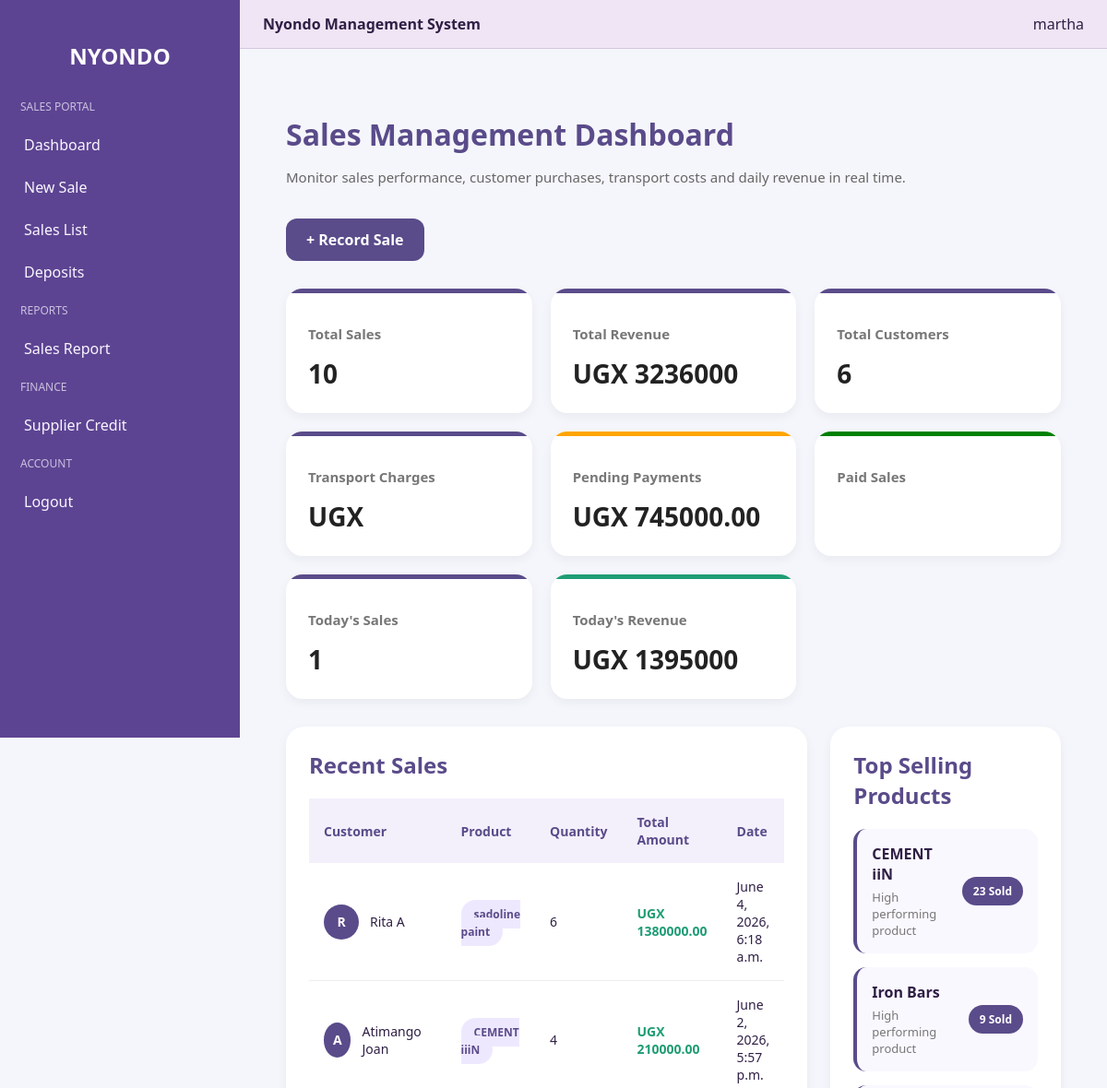
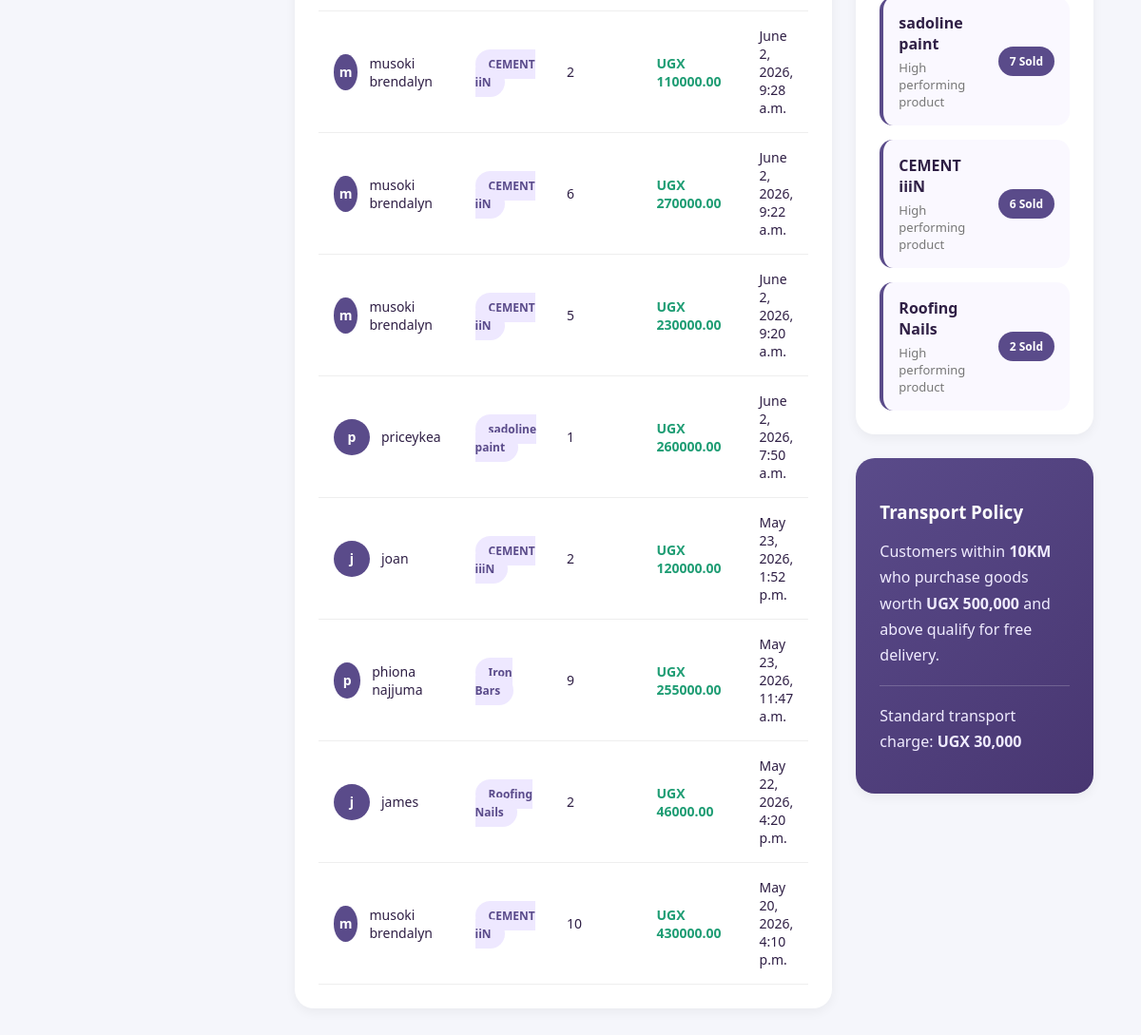
/sales_dashboard/ (signed in), run on the app's committed database (2 pictures, top to bottom).
### nyondo_app/models.py (models this page shows, shortened)
class Sales(models.Model):
    customer_name = models.CharField(max_length=100)
    customer_phone = models.CharField(max_length=15)
    product = models.ForeignKey(Stock, on_delete=models.PROTECT)
    quantity = models.PositiveIntegerField()
    unit_price = models.DecimalField(max_digits=12, decimal_places=2)
    distance_km = models.PositiveIntegerField(default=0)
    PAYMENT_STATUS = [
        ("Paid", "Paid"),
        ("Pending", "Pending"),
    ]
    payment_status = models.CharField(max_length=20, choices=PAYMENT_STATUS)
    sale_date = models.DateTimeField(auto_now_add=True)
    receipt_no = models.CharField(max_length=20, unique=True, blank=True, editable=False)
    is_voided = models.BooleanField(default=False)
    void_reason = models.TextField(blank=True)
    voided_at = models.DateTimeField(blank=True, null=True)
    voided_by = models.ForeignKey(
        User,
        on_delete=models.SET_NULL,
        blank=True,
        null=True,
        related_name="voided_sales",
    )
    @property
    def total_amount(self):
        return self.quantity * self.unit_price
    @property
    def transport_charge(self):
        if self.distance_km <= 10 and self.total_amount >= 500000:
            return 0
        return 30000
    @property
    def final_total(self):
        return self.total_amount + self.transport_charge

class Stock(models.Model):
    CATEGORY_CHOICES = [
        ("cement", "Cement"),
        ("iron_bars", "Iron Bars"),
        ("nails", "Nails"),
        ("iron_sheets", "Iron Sheets"),
        ("wire_mesh", "Wire Mesh"),
        ("barbed_wire", "Barbed Wire"),
        ("wheelbarrows", "Wheelbarrows"),
        ("paint", "Paint"),
        ("tools", "Tools"),
        ("other", "Other"),
    ]
    product_name = models.TextField(max_length=100)
    category = models.CharField(max_length=50, choices=CATEGORY_CHOICES)
    quantity = models.PositiveIntegerField()
    reorder_level = models.PositiveIntegerField(default=5)
    buying_price = models.DecimalField(max_digits=12, decimal_places=2)
    selling_price = models.DecimalField(max_digits=12, decimal_places=2)
    supplier_name = models.CharField(max_length=100)
    description = models.TextField(blank=True, null=True)
    date_added = models.DateTimeField(auto_now_add=True)
    updated_at = models.DateTimeField(auto_now=True)

### nyondo_app/views.py (the view)
# urls.py: path('sales_dashboard/', views.sales_dashboard, name='sales_dashboard'),
@login_required
def sales_dashboard(request):
    is_sales_user = request.user.groups.filter(name__iexact="sales").exists()
    if not (request.user.is_superuser or is_sales_user):
        messages.error(request, "Access denied. You do not have permissions for the Sales Dashboard.")
        return redirect("login")
    sales = Sales.objects.select_related("product").filter(is_voided=False)
    total_sales = sales.count()
    aggregated_sales = sales.aggregate(
        total_revenue=Sum(
            ExpressionWrapper(F("quantity") * F("unit_price") + F("distance_km") * 3000, output_field=DecimalField())
        ),
        total_profit=Sum(
            ExpressionWrapper((F("unit_price") - F("product__buying_price")) * F("quantity"), output_field=DecimalField())
        )
    )
    total_revenue = aggregated_sales["total_revenue"] or 0
    total_profit = aggregated_sales["total_profit"] or 0
    total_customers = sales.values("customer_phone").distinct().count()
    pending_payments = sum(sale.final_total for sale in sales if sale.payment_status == 'Pending')
    today = timezone.now().date()
    today_sales_qs = sales.filter(sale_date__date=today)
    today_sales_aggregated = today_sales_qs.aggregate(
        count=Count('id'),
        revenue=Sum(ExpressionWrapper(F("quantity") * F("unit_price") + F("distance_km") * 3000, output_field=DecimalField()))
    )
    today_sales = today_sales_aggregated["count"] or 0
    today_revenue = today_sales_aggregated["revenue"] or 0
    top_products = (
        sales.values(product_name=F("product__product_name"))
        .annotate(units_sold=Sum("quantity"))
        .order_by("-units_sold")[:5]
    )
    recent_sales = sales.order_by("-sale_date")[:10]
    low_stock = Stock.objects.filter(quantity__lte=10)
    context = {
        "total_sales": total_sales,
        "total_revenue": total_revenue,
        "total_profit": total_profit,
        "total_customers": total_customers,
        "pending_payments": pending_payments,
        "today_sales": today_sales,
        "today_revenue": today_revenue,
        "recent_sales": recent_sales,
        "top_products": top_products,
        "low_stock": low_stock,
    }
    return render(request, "nyondo/sales_dashboard.html", context)

### nyondo_app/templates/nyondo/sales_dashboard.html (shortened to what this page needs)
{% extends "nyondo/base.html" %}
{% load static %}
{% block content %}
<div class="dashboard-container">
    <div class="dashboard-header">
        <div>
            <h1>Sales Management Dashboard</h1>
            <p>
                Monitor sales performance, customer purchases,
                transport costs and daily revenue in real time.
            </p>
        </div>
        <div class="header-actions">
            <a href="{% url 'add_sale' %}" class="primary-btn">
                + Record Sale
            </a>
        </div>
    </div>
    <div class="stats-grid">
        <div class="stat-card">
            <h3>Total Sales</h3>
            <h2>{{ total_sales }}</h2>
        </div>
        <div class="stat-card">
            <h3>Total Revenue</h3>
            <h2>UGX {{ total_revenue }}</h2>
        </div>
        <div class="stat-card">
            <h3>Total Customers</h3>
            <h2>{{ total_customers }}</h2>
        </div>
        <div class="stat-card">
            <h3>Transport Charges</h3>
            <h2>UGX {{ transport_charges }}</h2>
        </div>
        <div class="stat-card warning-card">
            <h3>Pending Payments</h3>
            <h2>UGX {{ pending_payments }}</h2>
        </div>
        <div class="stat-card success-card">
            <h3>Paid Sales</h3>
        </div>
        <div class="stat-card">
            <h3>Today's Sales</h3>
            <h2>{{ today_sales }}</h2>
        </div>
        <div class="stat-card revenue-card">
            <h3>Today's Revenue</h3>
            <h2>UGX {{ today_revenue }}</h2>
        </div>
    </div>
    <div class="content-grid">
        <div class="table-section">
            <div class="section-header">
                <h2>Recent Sales</h2>
            </div>
            <div class="table-wrapper">
                <table>
                    <thead>
                        <tr>
                            <th>Customer</th>
                            <th>Product</th>
                            <th>Quantity</th>
                            <th>Total Amount</th>
                            <th>Date</th>
                        </tr>
                    </thead>
                    <tbody>
                        {% for sale in recent_sales %}
                        <tr>
                            <td>
                                <div class="customer-info">
                                    <div class="customer-avatar">
                                        {{ sale.customer_name|slice:":1" }}
                                    </div>
                                    <span>
                                        {{ sale.customer_name }}
                                    </span>
                                </div>
                            </td>
                            <td>
                                <span class="product-badge">
                                    {{ sale.product.product_name }}
                                </span>
                            </td>
                            <td>{{ sale.quantity }}</td>
                            <td class="amount">
                                UGX {{ sale.final_total }}
                            </td>
                            <td>{{ sale.sale_date }}</td>
                        </tr>
                        {% endfor %}
                    </tbody>
                </table>
            </div>
        </div>
        <div class="side-panel">
            <div class="panel-card">
                <div class="section-header">
                    <h2>Top Selling Products</h2>
                </div>
                <div class="top-products">
                    {% for product in top_products %}
                    <div class="product-item">
                        <div>
                            <strong>{{ product.product_name }}</strong>
                            <p>
                                High performing product
                            </p>
                        </div>
                        <span class="units-badge">
                            {{ product.units_sold }} Sold
                        </span>
                    </div>
                    {% empty %}
                    <div class="no-products">
                        <p>
                            No products sold yet.
                        </p>
                    </div>
                    {% endfor %}
                </div>
            </div>
            <div class="insight-card">
                <h3>Transport Policy</h3>
                <p>
                    Customers within <strong>10KM</strong> who purchase
                    goods worth <strong>UGX 500,000</strong> and above
                    qualify for free delivery.
                </p>
                <hr>
                <p>
                    Standard transport charge:
                    <strong>UGX 30,000</strong>
                </p>
            </div>
        </div>
    </div>
</div>
<link rel="stylesheet" href="{% static 'nyondo_app/css/nyondo/sales_dashboard.css' %}">
{% endblock %}

### nyondo_app/templates/nyondo/base.html (shortened to what this page needs)
{% load static %}
<!DOCTYPE html>
<html>
<head>
    <link rel="stylesheet" href="{% static 'nyondo_app/css/nyondo/base.css' %}">
</head>
<body>
<div class="sidebar">
    <h2>NYONDO</h2>
    {% if user.is_superuser %}
        <div class="menu-title">Dashboard</div>
        <a href="{% url 'admin_dashboard' %}">Overview</a>
        <div class="menu-title">Stock Management</div>
        <a href="{% url 'stock_dashboard' %}">Stock Dashboard</a>
        <a href="{% url 'add_stock' %}">Add Stock</a>
        <a href="{% url 'stock_list' %}">Stock List</a>
        <a href="{% url 'stock_report' %}">Stock Report</a>
        <a href="{% url 'add_supplier' %}">Add Supplier</a>
        <a href="{% url 'supplier_list' %}">Supplier List</a>
        <div class="menu-title">Sales</div>
        <a href="{% url 'sales_dashboard' %}">Sales Dashboard</a>
        <a href="{% url 'add_sale' %}">New Sale</a>
        <a href="{% url 'sales_list' %}">Sales List</a>
        <a href="{% url 'sales_report' %}">Sales Report</a>
        <a href="{% url 'receipts_list' %}">Receipts</a>
        <div class="menu-title">Finance</div>
        <a href="{% url 'deposit_list' %}">Deposits</a>
        <a href="{% url 'credit_list' %}">Supplier Credit</a>
        <div class="menu-title">System</div>
        <a href="{% url 'audit_log' %}">Audit Log</a>
    {% elif "sales" in user.groups.all|stringformat:"s"|lower %}
        <div class="menu-title">Sales Portal</div>
        <a href="{% url 'sales_dashboard' %}">Dashboard</a>
        <a href="{% url 'add_sale' %}">New Sale</a>
        <a href="{% url 'sales_list' %}">Sales List</a>
        <a href="{% url 'deposit_list' %}">Deposits</a>
        <div class="menu-title">Reports</div>
        <a href="{% url 'sales_report' %}">Sales Report</a>
        <div class="menu-title">Finance</div>
        <a href="{% url 'credit_list' %}">Supplier Credit</a>
    {% else %}
        <div class="menu-title no-role-title">No Role Found</div>
        <p class="no-role-message">Please contact your system admin to set your group permissions.</p>
    {% endif %}
    <div class="menu-title">Account</div>
    <a href="{% url 'logout' %}">Logout</a>
</div>
<div class="main">
    <div class="topbar">
        <div><b>Nyondo Management System</b></div>
        <div>{{ user.username }}</div>
    </div>
    <div class="container">
        {% block content %}{% endblock %}
    </div>
</div>
</body>
</html>

### nyondo_app/static/nyondo_app/css/nyondo/base.css (style rules this page uses)
:root { --bg: #f3eef9; --surface: #efe5f5; --surface-soft: #f7f1fb; --sidebar: #5d4492; --sidebar-hover: #7f66bf; --text: #2f1f45; --text-muted: #6d5d88; --border: rgba(109, 89, 138, 0.22); --button: #7550b1; --button-hover: #5d3d94; --button-text: #f8f5ff; }
body { margin: 0; font-family: "Segoe UI", Arial, sans-serif; background: var(--bg); color: var(--text); }
.sidebar { width: 260px; height: 100vh; background: var(--sidebar); color: var(--button-text); position: fixed; top: 0; left: 0; padding-top: 24px; overflow-y: auto; }
.sidebar h2 { text-align: center; color: #fff; margin-bottom: 20px; }
.sidebar a { display: block; padding: 12px 22px; color: var(--button-text); text-decoration: none; border-left: 4px solid transparent; }
.menu-title { padding: 10px 22px; font-size: 12px; opacity: 0.7; text-transform: uppercase; }
.main { margin-left: 260px; width: calc(100% - 260px); min-height: 100vh; display: flex; flex-direction: column; }
.topbar { background: var(--surface); padding: 15px 25px; display: flex; justify-content: space-between; border-bottom: 1px solid var(--border); }
.container { padding: 20px; flex: 1; }

### nyondo_app/static/nyondo_app/css/nyondo/sales_dashboard.css (style rules this page uses)
* { box-sizing:border-box; }
body { background:#f5f6fb; }
.dashboard-container { padding:30px; }
.dashboard-header { display:flex; justify-content:space-between; align-items:center; flex-wrap:wrap; gap:20px; margin-bottom:30px; }
.dashboard-header h1 { font-size:32px; color:#5a4b8a; margin-bottom:8px; }
.dashboard-header p { color:#666; font-size:15px; }
.primary-btn { background:#5a4b8a; color:white; padding:12px 22px; border-radius:12px; text-decoration:none; font-weight:600; transition:0.3s ease; display:inline-block; }
.stats-grid { display:grid; grid-template-columns:repeat(auto-fit,minmax(220px,1fr)); gap:20px; margin-bottom:30px; }
.stat-card { background:white; border-radius:18px; padding:24px; box-shadow:0 4px 12px rgba(0,0,0,0.05); position:relative; overflow:hidden; }
.stat-card::before { content:''; position:absolute; top:0; left:0; width:100%; height:5px; background:#5a4b8a; }
.stat-card h3 { color:#777; font-size:15px; margin-bottom:14px; }
.stat-card h2 { margin:0; font-size:28px; color:#222; }
.warning-card::before { background:orange; }
.success-card::before { background:green; }
.revenue-card::before { background:#1f9d74; }
.content-grid { display:grid; grid-template-columns:2fr 1fr; gap:25px; }
.table-section, .panel-card, .insight-card { background:white; border-radius:20px; padding:25px; box-shadow:0 4px 12px rgba(0,0,0,0.05); }
.section-header { margin-bottom:20px; }
.section-header h2 { color:#5a4b8a; margin:0; }
.table-wrapper { overflow-x:auto; }
table { width:100%; border-collapse:collapse; }
thead { background:#f3f0fb; }
th { padding:16px; text-align:left; color:#5a4b8a; font-size:14px; }
td { padding:16px; border-bottom:1px solid #eee; font-size:14px; }
.customer-info { display:flex; align-items:center; gap:12px; }
.customer-avatar { width:38px; height:38px; border-radius:50%; background:#5a4b8a; color:white; display:flex; align-items:center; justify-content:center; font-weight:700; }
.product-badge { background:#eee8ff; color:#5a4b8a; padding:7px 14px; border-radius:30px; font-size:12px; font-weight:600; }
.amount { color:#1f9d74; font-weight:700; }
.top-products { display:flex; flex-direction:column; gap:15px; }
.product-item { display:flex; justify-content:space-between; align-items:center; gap:15px; padding:16px; background:#faf8ff; border-radius:14px; border-left:4px solid #5a4b8a; }
.product-item p { margin:5px 0 0; color:#777; font-size:13px; }
.units-badge { background:#5a4b8a; color:white; padding:7px 12px; border-radius:20px; font-size:12px; font-weight:600; white-space:nowrap; }
.insight-card { margin-top:25px; background:linear-gradient(135deg,#5a4b8a,#483671); color:white; }
.insight-card h3 { margin-bottom:15px; }
.insight-card p { color:#f0ecff; line-height:1.7; }
.insight-card hr { border:none; border-top:1px solid rgba(255,255,255,0.2); margin:18px 0; }

### data on the page
Sales: customer_name "R", customer_name "Rita A", product.product_name "sadoline paint", quantity "6", final_total "1380000.00", sale_date "June 4, 2026, 6:18 a.m."
Sales: customer_name "A", customer_name "Atimango Joan", product.product_name "CEMENT iiiN", quantity "4", final_total "210000.00", sale_date "June 2, 2026, 5:57 p.m."
Sales: customer_name "m", customer_name "musoki brendalyn", product.product_name "CEMENT iiN", quantity "2", final_total "110000.00", sale_date "June 2, 2026, 9:28 a.m."
Sales: customer_name "m", customer_name "musoki brendalyn", product.product_name "CEMENT iiN", quantity "6", final_total "270000.00", sale_date "June 2, 2026, 9:22 a.m."
Sales: customer_name "m", customer_name "musoki brendalyn", product.product_name "CEMENT iiN", quantity "5", final_total "230000.00", sale_date "June 2, 2026, 9:20 a.m."
Sales: customer_name "p", customer_name "priceykea", product.product_name "sadoline paint", quantity "1", final_total "260000.00", sale_date "June 2, 2026, 7:50 a.m."
Sales: customer_name "j", customer_name "joan", product.product_name "CEMENT iiiN", quantity "2", final_total "120000.00", sale_date "May 23, 2026, 1:52 p.m."
Sales: customer_name "p", customer_name "phiona najjuma", product.product_name "Iron Bars", quantity "9", final_total "255000.00", sale_date "May 23, 2026, 11:47 a.m."
Sales: customer_name "j", customer_name "james", product.product_name "Roofing Nails", quantity "2", final_total "46000.00", sale_date "May 22, 2026, 4:20 p.m."
Sales: customer_name "m", customer_name "musoki brendalyn", product.product_name "CEMENT iiN", quantity "10", final_total "430000.00", sale_date "May 20, 2026, 4:10 p.m."
Stock: product_name "CEMENT iiN", units_sold "23"
Stock: product_name "Iron Bars", units_sold "9"
Stock: product_name "sadoline paint", units_sold "7"
Stock: product_name "CEMENT iiiN", units_sold "6"
Stock: product_name "Roofing Nails", units_sold "2"

### other printed values
{{ user.username }} "martha"
{{ total_sales }} "10"
{{ total_revenue }} "3236000"
{{ total_customers }} "6"
{{ pending_payments }} "745000.00"
{{ today_sales }} "1"
{{ today_revenue }} "1395000"
